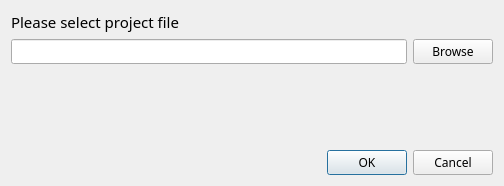
<?xml version="1.0" encoding="UTF-8"?>
<ui version="4.0">
 <class>LSelectProjectDialog</class>
 <widget class="QDialog" name="LSelectProjectDialog">
  <property name="geometry">
   <rect>
    <x>0</x>
    <y>0</y>
    <width>504</width>
    <height>186</height>
   </rect>
  </property>
  <property name="font">
   <font>
    <family>微软雅黑</family>
   </font>
  </property>
  <property name="windowTitle">
   <string>Dialog</string>
  </property>
  <layout class="QVBoxLayout" name="verticalLayout_2">
   <item>
    <layout class="QVBoxLayout" name="verticalLayout">
     <item>
      <widget class="QLabel" name="label">
       <property name="font">
        <font>
         <pointsize>11</pointsize>
        </font>
       </property>
       <property name="text">
        <string>Please select project file</string>
       </property>
      </widget>
     </item>
     <item>
      <layout class="QHBoxLayout" name="horizontalLayout">
       <item>
        <widget class="QLineEdit" name="filePathEdit"/>
       </item>
       <item>
        <widget class="QPushButton" name="browseButton">
         <property name="text">
          <string>Browse</string>
         </property>
        </widget>
       </item>
      </layout>
     </item>
     <item>
      <spacer name="verticalSpacer">
       <property name="orientation">
        <enum>Qt::Vertical</enum>
       </property>
       <property name="sizeHint" stdset="0">
        <size>
         <width>20</width>
         <height>40</height>
        </size>
       </property>
      </spacer>
     </item>
    </layout>
   </item>
   <item>
    <widget class="QDialogButtonBox" name="buttonBox">
     <property name="orientation">
      <enum>Qt::Horizontal</enum>
     </property>
     <property name="standardButtons">
      <set>QDialogButtonBox::Cancel|QDialogButtonBox::Ok</set>
     </property>
    </widget>
   </item>
  </layout>
 </widget>
 <resources/>
 <connections>
  <connection>
   <sender>buttonBox</sender>
   <signal>accepted()</signal>
   <receiver>LSelectProjectDialog</receiver>
   <slot>accept()</slot>
   <hints>
    <hint type="sourcelabel">
     <x>248</x>
     <y>254</y>
    </hint>
    <hint type="destinationlabel">
     <x>157</x>
     <y>274</y>
    </hint>
   </hints>
  </connection>
  <connection>
   <sender>buttonBox</sender>
   <signal>rejected()</signal>
   <receiver>LSelectProjectDialog</receiver>
   <slot>reject()</slot>
   <hints>
    <hint type="sourcelabel">
     <x>316</x>
     <y>260</y>
    </hint>
    <hint type="destinationlabel">
     <x>286</x>
     <y>274</y>
    </hint>
   </hints>
  </connection>
 </connections>
</ui>
